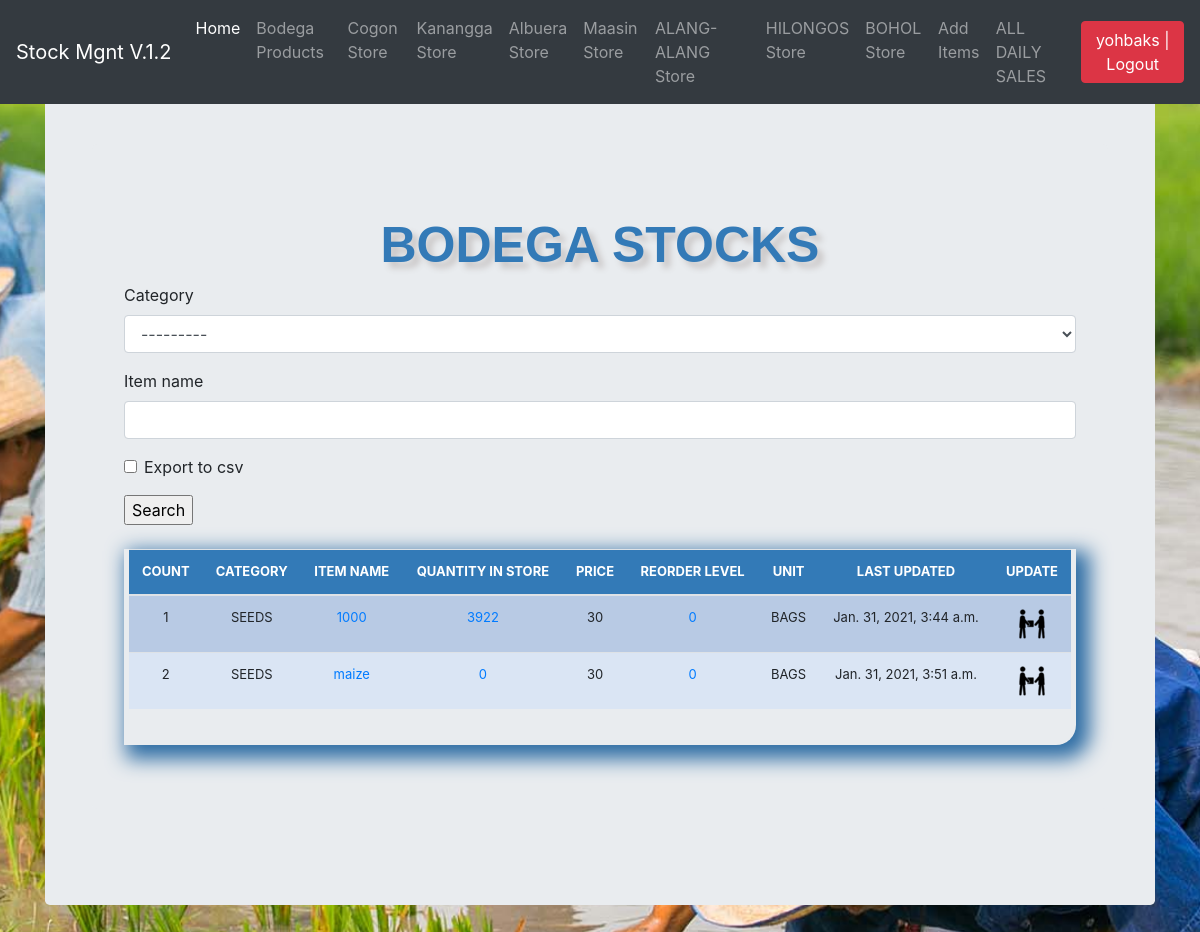
Page /list_items/ (signed in) on the earlier database version.
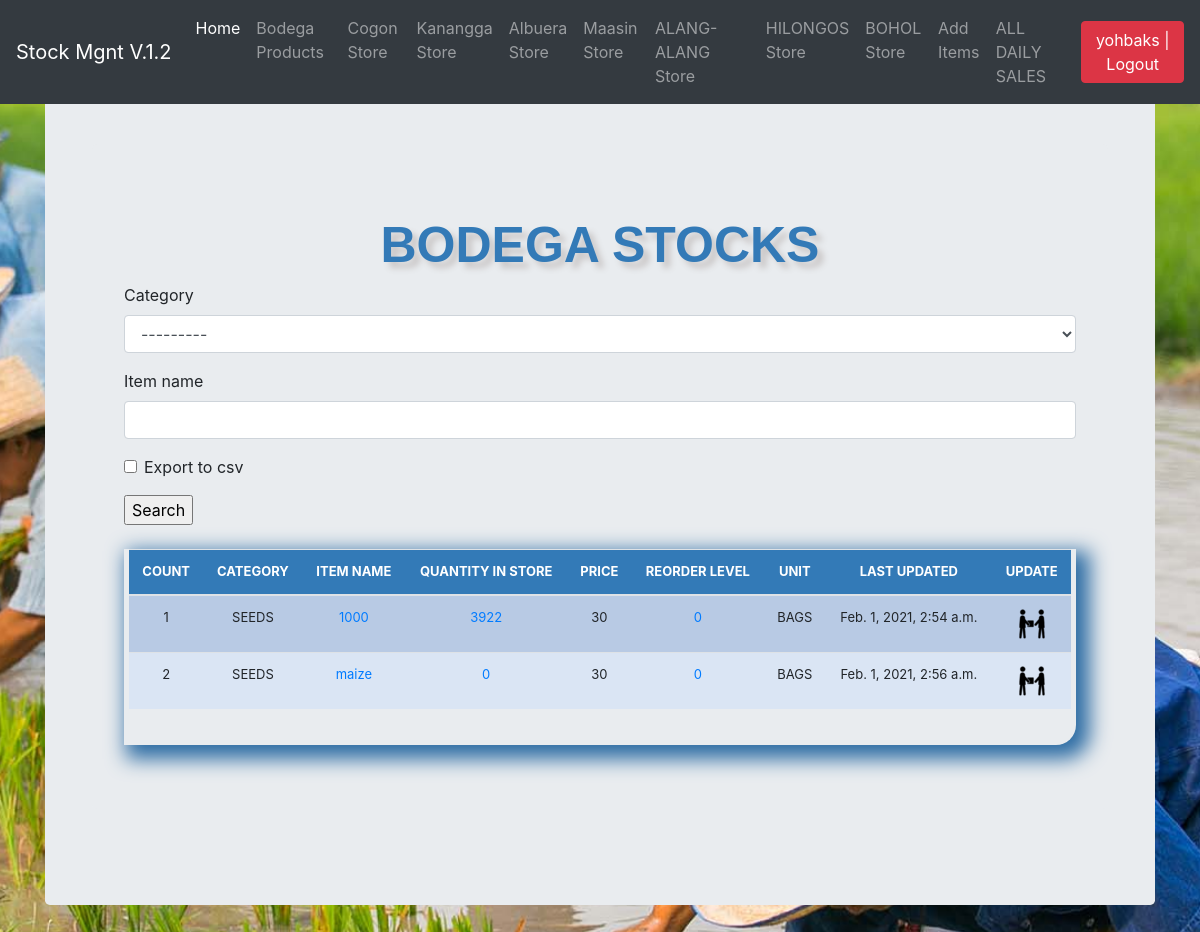
Same page on the later database version.
### stockmgmt/models.py (models this page shows, shortened)
class Stock(models.Model):
    category = models.ForeignKey(Category, on_delete=models.CASCADE, blank=True)
    sub_category = models.ForeignKey(SubCategory, on_delete=models.CASCADE, blank=True,null=True,verbose_name='UNIT')
    item_name = models.CharField(max_length=50, blank=True, null=True)
    quantity = models.IntegerField(default='0', blank=True, null=True)
    receive_quantity = models.IntegerField(default='0', blank=True, null=True,verbose_name='Quantity')
    receive_by = models.CharField(max_length=50, blank=True, null=True)
    issue_quantity = models.IntegerField(default='0', blank=True, null=True)
    issue_by = models.CharField(max_length=50, blank=True, null=True, choices=issue_to_category)
    issue_by_model = models.ForeignKey(All_Store, on_delete=models.CASCADE, blank=True, null=True,
                                       related_name='issue_to_model')
    ordered_items=models.IntegerField(blank=True, null=True,default=0,verbose_name='Number of items')
    issue_to = models.CharField(max_length=50, blank=True, null=True, choices=issue_to_category)
    issue_to_model = models.ForeignKey(All_Store, on_delete=models.CASCADE, blank=True, null=True,
                                       related_name='issue_by_model')
    phone_number = models.CharField(max_length=50, blank=True, null=True)
    created_by = models.CharField(max_length=50, blank=True, null=True)
    reorder_level = models.IntegerField(default='0', blank=True, null=True)
    last_updated = models.DateTimeField(auto_now_add=False, auto_now=True)
    timestamp = models.DateTimeField(auto_now_add=True, auto_now=False)
    price = models.IntegerField(default='0', blank=True, null=True)

class Category(models.Model):
    name = models.CharField(max_length=50, blank=True, null=True)
    def __str__(self):
        return self.name

class SubCategory(models.Model):
    category=models.ForeignKey(Category,on_delete=models.CASCADE,related_name='stock_Categories')
    name=models.CharField(max_length=100,db_index=True)

### stockmgmt/views.py (the view, shortened to what this page needs)
# urls.py: path('list_items/', views.list_items, name='list_items'),
@login_required
def list_items(request):
    header = 'BODEGA STOCKS'
    form = StockSearchForm(request.POST or None)
    queryset = Stock.objects.all()
    all_store = All_Store.objects.all()
    page = request.GET.get('page', 1)
    paginator = Paginator(queryset, 10)
    try:
        page_queryset = paginator.page(page)
    except PageNotAnInteger:
        page_queryset = paginator.page(1)
    except EmptyPage:
        page_queryset = paginator.page(paginator.num_pages)
    context = {
        "header": header,
        "queryset": page_queryset,
        'stores':all_store,
        "form": form,
    }
    return render(request, "list_items.html", context)

### stockmgmt/forms.py
class StockSearchForm(forms.ModelForm):
    export_to_CSV = forms.BooleanField(required=False) # code ni siya sa pag export sa excel
    class Meta:
     model = Stock
     fields = ['category', 'item_name']

### stockmgmt/models.py (called while the page is built)
    def get_absolute_url(self):
        return reverse('store', kwargs={'slug': self.slug})

### stockmgmt/templates/list_items.html (shortened to what this page needs)
{% extends "base.html" %}
{% load crispy_forms_tags %}
{% load static %}
{% block body %}
<main role="main" class="container">
  <div class="jumbotron">
      <div class="header"> {{header}}</div>
    	<form method='POST' action=''>{% csrf_token %}
		{{form|crispy}}
        <input type="submit" value='Search'/>
    </form>
      <div class="display_table">
    <table class='table'>
        <thead>
          <tr>
            <th>COUNT</th>
            <th>CATEGORY</th>
            <th>ITEM NAME</th>
            <th>QUANTITY IN STORE</th>
              <th>PRICE</th>
            <th>REORDER LEVEL</th>
            <th>UNIT</th>
            <th>LAST UPDATED</th>
            <th>UPDATE</th>
          </tr>
        </thead>
      {% for instance in queryset %}
          <tr>
            <td>{{forloop.counter}}</td>
            <td>{{instance.category}}</td>
            <td><a href="{% url 'update_items' instance.id %}">{{instance.item_name}}</a></td>
            <td>
                  {% if instance.quantity < instance.reorder_level %}
                  <div style="background-color: orange;">
                      <a href="{% url 'stock_detail' instance.id %}">{{instance.quantity}}</a></div>
                  {% else %}
                <a href="{% url 'stock_detail' instance.id %}">{{instance.quantity}}</a>
                  {% endif %}
            </td>
          <td>{{ instance.price }}</td>
            <td><a href="{% url 'reorder_level' instance.id %}">{{instance.reorder_level}}</a></td>
            <td>{{instance.sub_category.name}}</td>
            <td>{{instance.last_updated}}</td>
            <td>
                <a href="{% url 'stock_detail' instance.id %}"><img src="{% static 'img/update.png' %}"></a>
            </td>
          </tr>
      {% endfor %}
    </table>
    </div>
  </div>
</main>
{% endblock %}

Differences in the rows shown:
changed Stock: last_updated "Jan. 31, 2021, 3:44 a.m." → "Feb. 1, 2021, 2:54 a.m."
changed Stock "maize": last_updated "Jan. 31, 2021, 3:51 a.m." → "Feb. 1, 2021, 2:56 a.m."
